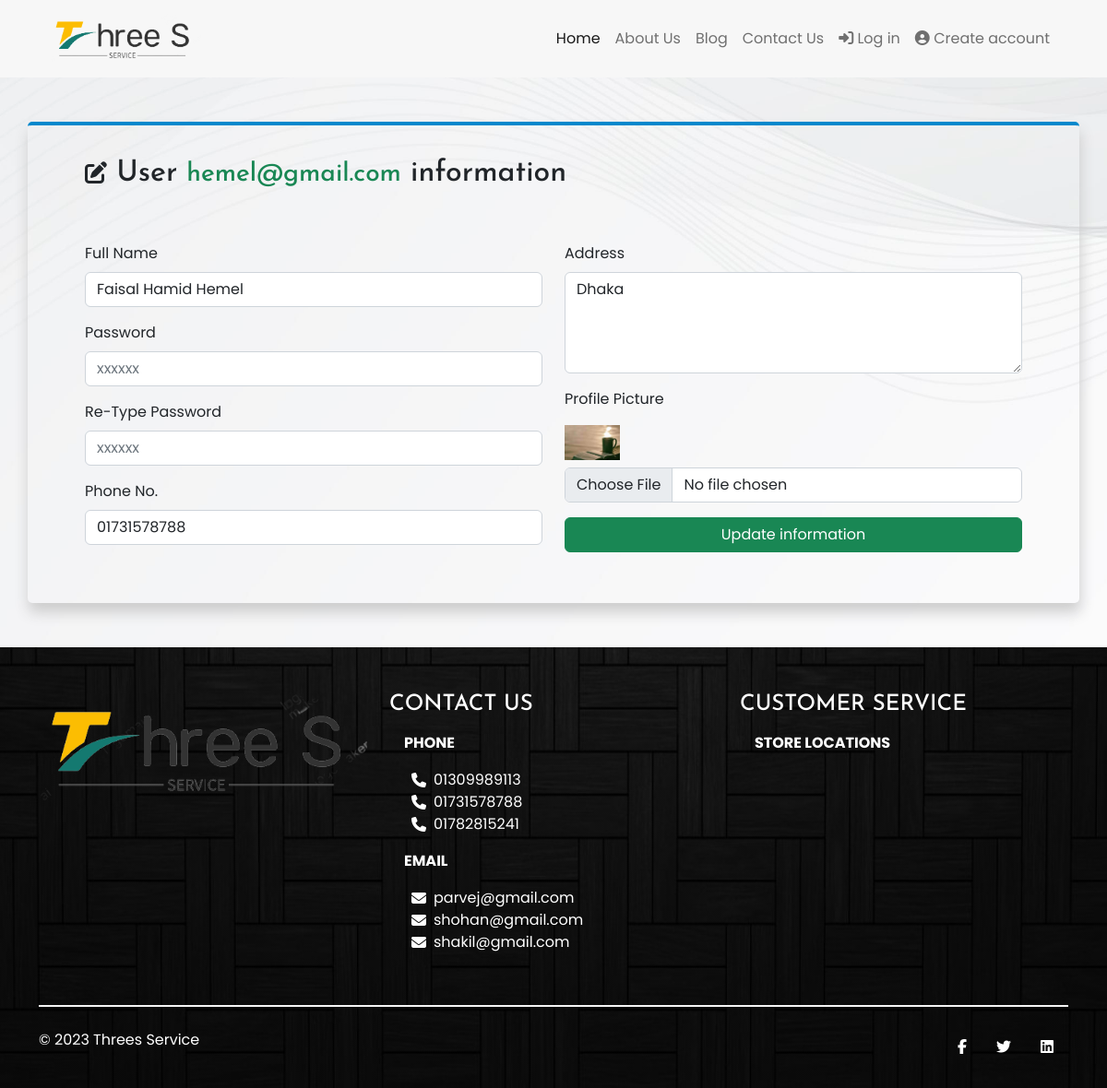
Page /manage.php?mid=6 on the committed database.
### tables this page shows
CREATE TABLE `users` (
  `user_id` int(11) NOT NULL,
  `fullname` varchar(255) NOT NULL,
  `email` varchar(255) NOT NULL,
  `password` varchar(255) NOT NULL,
  `phone` varchar(255) DEFAULT NULL,
  `address` varchar(255) DEFAULT NULL,
  `image` varchar(255) DEFAULT NULL,
  `role` int(1) NOT NULL DEFAULT 2 COMMENT '1=Admin, 2=User',
  `status` int(1) NOT NULL DEFAULT 1 COMMENT '1=Active, 0=InActive',
  `join_date` date NOT NULL
);

### manage.php (the view, shortened to what this page needs)
<?php include "inc/head.php"; ?>
  <?php
    if (isset($_GET['mid'])) {
      $manageId = $_GET['mid'];
      $sql = "SELECT * FROM users WHERE user_id = '$manageId' ORDER by fullname ASC ";
      $manageData = mysqli_query($db, $sql);
      while ( $row = mysqli_fetch_assoc($manageData) ) {
        $fullname                 = $row['fullname'];
        $phone                    = $row['phone'];
        $address                  = $row['address'];
        $image                    = $row['image'];
        ?>
        <section class="py-5">
          <div class="container">
            <div class="row">
              <div class="col-12 col-sm-12 col-md-12" style="border-top: 4px solid #08c; padding: 29px 62px 39px; box-shadow: 1px 10px 15px #ccc; border-radius: 5px; ">
                <h2 class="py-1 pb-5"> <i class="fa-solid fa-pen-to-square fs-4"></i>
                    <?php
                      if ($_SESSION['role'] == 1) { ?>
                        <span>Admin</span>
                      <?php }
                      else if ($_SESSION['role'] == 2) { ?>
                        <span>User</span>
                      <?php }
                    ?>
                    <small><span class="text-success"><?php echo $_SESSION['email']; ?></span></small>
                    information </h2>
                  <form action="" method="POST" enctype="multipart/form-data">
                    <div class="row">
                      <div class="col-lg-6">
                        <div class="mb-3">
                          <label for="exampleInputfullname" class="form-label">Full Name</label>
                          <input type="text" name="fullname" class="form-control" id="exampleInputfullname" aria-describedby="" required autocomplete="off" placeholder="Your full name..." value="<?php echo $fullname; ?>">
                        </div>
                        <div class="mb-3">
                          <label for="exampleInputPassword1" class="form-label">Password</label>
                          <input type="password" name="password" class="form-control" id="exampleInputPassword1" autocomplete="off" placeholder="xxxxxx">
                        </div>
                        <div class="mb-3">
                          <label for="exampleInputPassword2" class="form-label">Re-Type Password</label>
                          <input type="password" name="re_password" class="form-control" id="exampleInputPassword2" autocomplete="off" placeholder="xxxxxx">
                        </div>
                        <div class="mb-3">
                          <label for="phone" class="form-label">Phone No.</label>
                          <input type="tel" name="phone" class="form-control" id="phone" aria-describedby="" required autocomplete="off" placeholder="Phone No..." value="<?php echo $phone; ?>">
                        </div>
                      </div>
                      <div class="col-lg-6">
                        <div class="mb-3">
                          <label for="exampleFormControlTextarea1" class="form-label">Address</label>
                          <textarea class="form-control" name="address" id="exampleFormControlTextarea1" rows="4" placeholder="Your Address.."><?php echo $address; ?></textarea>
                        </div>
                        <div class="mb-3">
                          <label class="form-label">Profile Picture</label>
                          <br>
                          <?php
                            if (!empty($image)) { ?>
                              <img src="admin/dist/img/users/<?php echo $image; ?>" alt="" width="60" class="py-2">
                            <?php }
                            else { ?>
                              <p class="py-2">No Picture Uploaded!</p>
                            <?php }
                          ?>
                          <input type="file" name="image" class="form-control">
                        </div>
                        <div class="mb-3">
                          <div class="d-grid gap-2">
                            <input type="submit" name="updateUser" class="btn btn-success btn-block" value="Update information">
                          </div>
                        </div>
                      </div>
                    </div>
                  </form>
              </div>
            </div>
          </div>
        </section>
        <?php  }
    }
  ?>
<?php include "inc/footer.php"; ?>

### inc/footer.php (shortened to what this page needs)
</main>
<footer style="
    background: linear-gradient( rgba(0, 0, 0, 0.5), rgba(0, 0, 0, 0.5) ), url(assets/images/45603.jpg);
    background-repeat: no-repeat;
    background-size: cover;
    background-position: center;
    background-attachment: fixed;">
    <div class="container py-5 pb-0">
        <div class="row">
            <div class="col-lg-4">
                <div class="logo-ftr">
                    <a href="index.php"><img src="assets/images/bg.png" alt="" width="100%"></a>
                </div>
            </div>
            <div class="col-lg-4" id="foot">
                <h4 class="text-white">CONTACT US</h4>
                <ul class="nav flex-column">
                  <li class="nav-item">
                    <a class="nav-link active text-white" aria-current="page" ><strong>PHONE</strong></a>
                  </li>
                  <li class="nav-item">
                    <a class="nav-link text-white" href="">
                        <?php
                            $sql = "SELECT * FROM users WHERE role = 1 ORDER BY fullname ASC";
                            $allUserData = mysqli_query($db, $sql);
                            while( $row = mysqli_fetch_assoc($allUserData) ) {
                                $phone              = $row['phone'];
                                ?>
                                    <div class="d-flex align-items-center">
                                        <i class="fa-solid fa-phone mx-2"></i>
                                        <?php echo $phone ."<br>"; ?>
                                    </div>
                                <?php
                            }
                        ?>
                    </a>
                  </li>
                  <li class="nav-item">
                    <a class="nav-link text-white" ><strong>EMAIL</strong></a>
                  </li>
                  <li class="nav-item">
                    <a class="nav-link text-white" href="https://mail.google.com/mail/u/0/?tab=rm&ogbl#inbox?compose=GTvVlcSHxwCmkSFtmZkphksCSZKZTrWSQLjpLHdqRRvKtGWtcZdLpbrbvLFFTlfrVvvLsqFcFzWJJ">
                        <?php
                            $sql = "SELECT * FROM users WHERE role = 1 ORDER BY fullname ASC";
                            $allUserData = mysqli_query($db, $sql);
                            while( $row = mysqli_fetch_assoc($allUserData) ) {
                                $email          = $row['email'];
                                ?>
                                    <div class="d-flex align-items-center">
                                        <i class="fa-solid fa-envelope mx-2"></i>
                                        <?php echo $email ."<br>"; ?>
                                    </div>
                                <?php
                            }
                        ?>
                    </a>
                  </li>
                </ul>
            </div>
            <div class="col-lg-4">
                <h4 class="text-white">CUSTOMER SERVICE</h4>
                <ul class="nav flex-column">
                  <li class="nav-item">
                    <a class="nav-link active text-white" aria-current="page"><strong>STORE LOCATIONS</strong></a>
                  </li>
                </ul>
                <span>
                    <iframe src="https://www.google.com/maps/embed?pb=!1m14!1m12!1m3!1d7301.832161750958!2d90.37526630000004!3d23.786002500000002!2m3!1f0!2f0!3f0!3m2!1i1024!2i768!4f13.1!5e0!3m2!1sen!2sbd!4v1667932853950!5m2!1sen!2sbd" width="100%" height="200" style="border:0;" allowfullscreen="" loading="lazy"></iframe>
                </span>
            </div>
            <div class="col-lg-12">
                <div class="bottom-part py-5 pb-0">
                    <div class="divedier" style=" width: 100%; background: whitesmoke; height: 2px;"></div>
                    <div class="row" style="align-content: center;">
                        <div class="col-lg-6 py-4">
                        <p class="text-white">&copy; 2023 Threes Service</p>
                    </div>
                    <div class="col-lg-6 py-4">
                        <nav class="nav justify-content-end">
                          <a class="nav-link active text-white" aria-current="page" href="" target="_blank"><i class="fa-brands fa-facebook-f"></i></a>
                          <a class="nav-link text-white" href="#" target="_blank"><i class="fa-brands fa-twitter"></i></a>
                          <a class="nav-link text-white" href="#" target="_blank"><i class="fa-brands fa-linkedin"></i></a>
                        </nav>
                    </div>
                </div>
                </div>
            </div>
        </div>
    </div>
</footer>
  </body>
</html>

### assets/css/style.css (style rules this page uses)
html { scroll-behavior: smooth; }
body { font-family: 'Poppins', sans-serif; }
h1,h2,h3,h4,h5,h6 { font-family: 'Josefin Sans', sans-serif; }
ul { padding: 0; margin: 0; }
ul li { list-style: none; }
a { text-decoration: none; }

### rows in the picture
users: fullname "Faisal Hamid Hemel", phone "01731578788", address "Dhaka", image (picture)
users: phone "01309989113", email "parvej@gmail.com"
users: phone "01731578788", email "shohan@gmail.com"
users: phone "01782815241", email "shakil@gmail.com"
